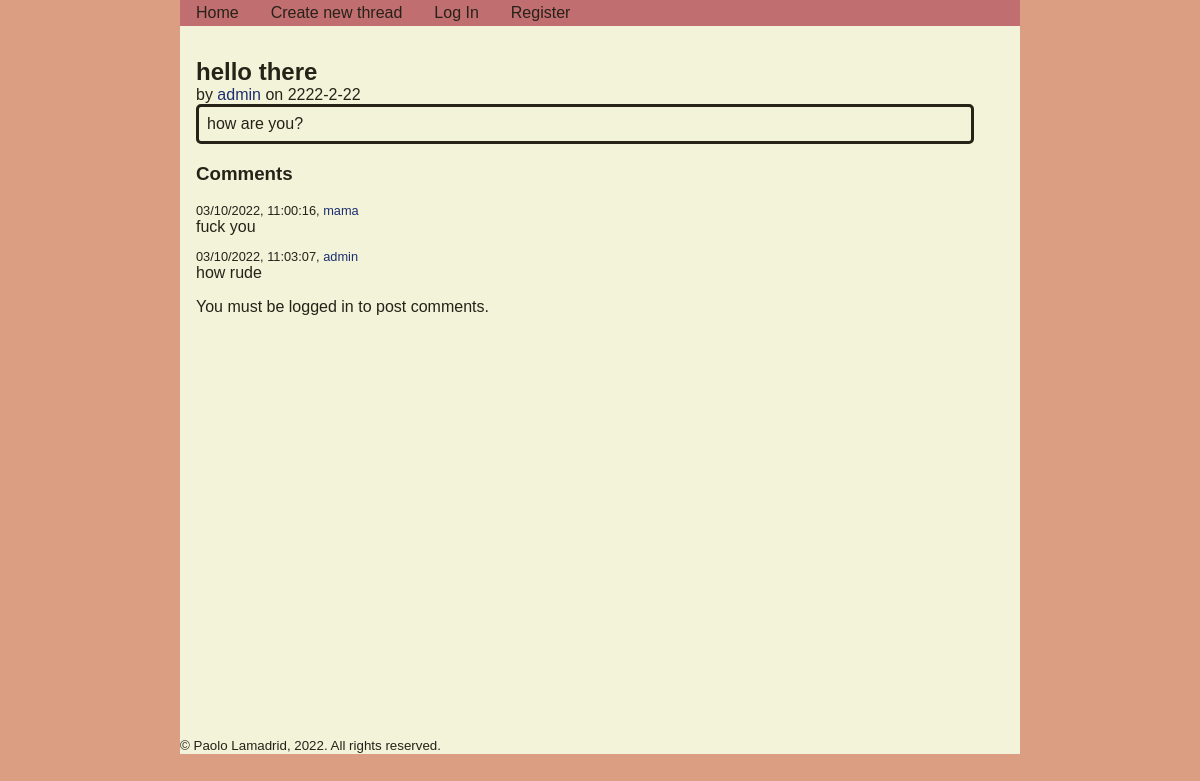
Before: /thread/1 with the older database file.
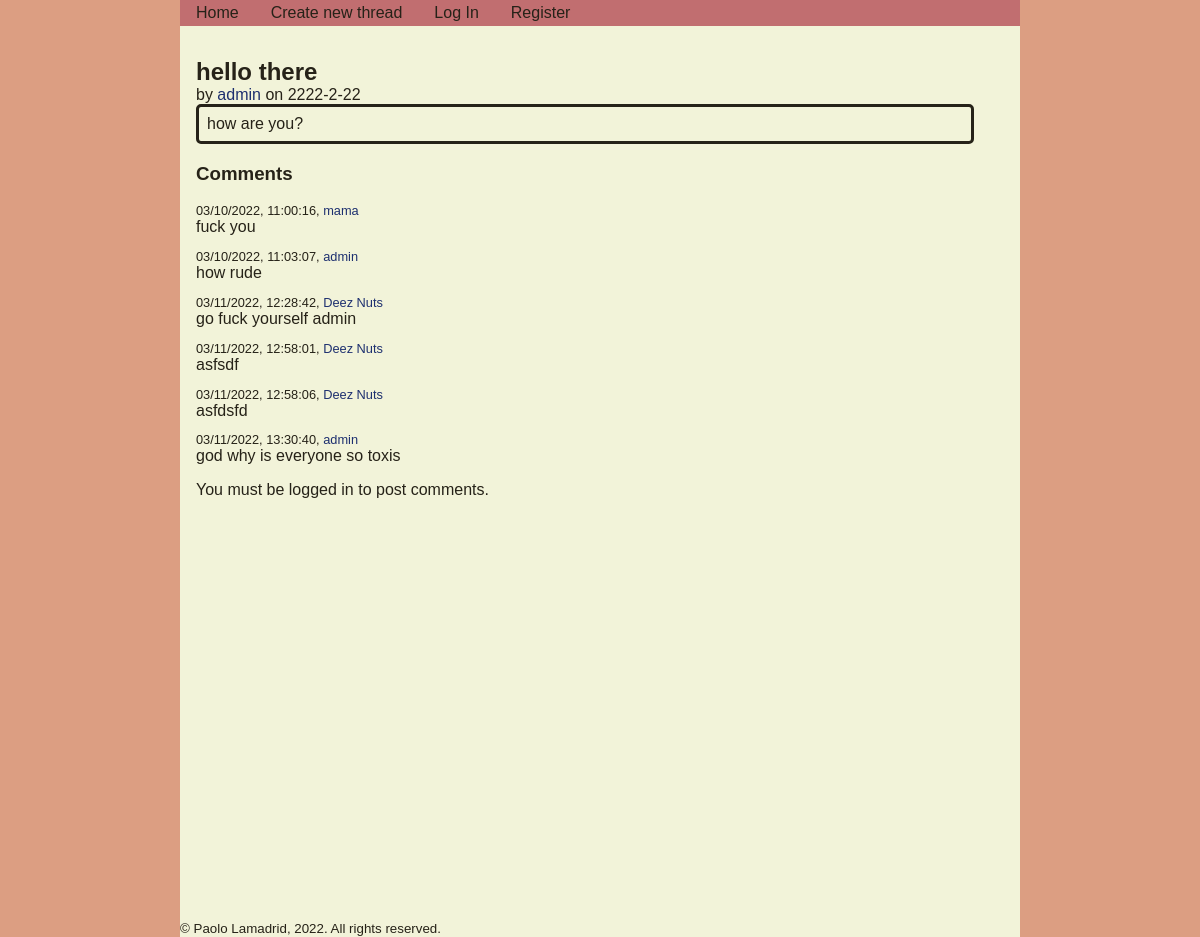
After: the same page with the newer database file.
### tables this page shows
CREATE TABLE threads
(
    thread_id INTEGER PRIMARY KEY AUTOINCREMENT,
    title TEXT NOT NULL,
    body TEXT NOT NULL,
    date_created TEXT NOT NULL,
    user_poster TEXT NOT NULL
);

CREATE TABLE comments
(
    comment_id INTEGER PRIMARY KEY AUTOINCREMENT,
    thread_id INTEGER NOT NULL,
    username TEXT NOT NULL,
    date_created TEXT NOT NULL,
    body TEXT NOT NULL
);

### app.py (the view, shortened to what this page needs)
@app.route("/thread/<int:thread_id>", methods=["GET", "POST"])
def thread(thread_id):
    form = CommentForm()
    db = get_db()
    thread = db.execute("""
        SELECT * FROM threads
        WHERE thread_id = ?;
    """, (thread_id,)).fetchone()
    comments = db.execute("""
        SELECT * FROM comments
        WHERE thread_id = ?;
    """, (thread_id,)).fetchall()
    return render_template("thread.html", thread=thread, comments=comments, form=form)

### app.py (called while the page is built)
@app.before_request
def load_logged_in_user():
    g.user = session.get("username", None)
    g.is_admin = session.get("is_admin", False)

### database.py (called while the page is built)
def get_db():
    if "db" not in g:
        g.db = sqlite3.connect(DATABASE,
            detect_types=sqlite3.PARSE_DECLTYPES
        )
        g.db.row_factory = sqlite3.Row
    return g.db

### templates/thread.html (shortened to what this page needs)
{% extends 'base.html' %}
{% block main_content %}
<section class="thread_detailed">
    <h1>{{ thread["title"] }}</h1>
    <p>by <a href="{{ url_for('user_profile', username=thread['user_poster']) }}">{{ thread["user_poster"] }}</a> on {{ thread["date_created"] }}</p>
    <p class="thread_body">{{ thread["body"] }}</p>
</section>
<section class="comments_section">
<h3>Comments</h3>
{% for comment in comments %}
    <p class="comment_info">{{ comment["date_created"] }}, <a href="{{ url_for('user_profile', username=comment['username']) }}">{{ comment["username"] }}</a></p>
    <p class="comment_body">{{ comment["body"] }}</p>
{% endfor %}
{% if g.user %}
    <form action="" method="POST" novalidate>
        {{ form.hidden_tag() }}
        {{ form.body() }}
        {% for error in form.body.errors %}
            {{ error }}
        {% endfor %}
        <br/>
        {{ form.submit() }}
    </form>
{% else %}
    <p>You must be logged in to post comments.</p>
{% endif %}
</section>
{% endblock %}

### templates/base.html (shortened to what this page needs)
<!DOCTYPE html>
<html lang="en">
<head>
    <link rel="stylesheet" href="{{ url_for('static', filename='styles.css') }}" />
</head>
<body>
    <nav>
        <a href="{{ url_for('index') }}">
            Home
        </a>
        <a href="{{ url_for('post_thread') }}">
            Create new thread
        </a>
        {% if g.user %}
            <a href="{{ url_for('user_profile', username=g.user) }}">
                User Profile
            </a>
            <a href="{{ url_for('logout') }}">
                Log Out
            </a>
        {% else %}
            <a href="{{ url_for('login') }}">
                Log In
            </a>
            <a href="{{ url_for('register') }}">
                Register
            </a>
        {% endif %}
    </nav>
    {% block main_content %}
    {% endblock %}
    <footer>
        <small>&copy; Paolo Lamadrid, 2022. All rights reserved.</small>
    </footer>
</body>
</html>

### static/styles.css (style rules this page uses)
:root { font-size: 16px; --bgcolor: #DC9E82; --txtcolor: #262218; --bodycolor: #F2F3D9; --linkcolor: #1D2F6F; --warningcolor: #C1292E; --accentcolor: #C16E70; background-color: var(--bgcolor); }
body { background-color: var(--bodycolor); color: var(--txtcolor); font-family: 'Montserrat', Arial, sans-serif; font-size: 1rem; width: 70%; margin: 0 auto; }
footer { margin-top: 50%; }
a { text-decoration: none; color: var(--linkcolor); }
nav { background-color: var(--accentcolor); display: flex; justify-content: flex-start; }
nav a { color: var(--txtcolor); margin: 0.25rem 1rem; }
.thread_thumbnail h3, .thread_detailed h1 { margin-top: 2rem; margin-bottom: 0; }
.thread_thumbnail p, .thread_detailed p { margin: 0; }
.thread_detailed p, .thread_detailed h1 , .comments_section { margin-left: 1rem; }
.thread_body { width: 90%; border: solid var(--txtcolor); border-radius: 5px; margin: 0rem; padding: 0.5rem; }
.comment_info { font-size: 0.8rem; margin-bottom: 0; }
.comment_body { margin-top: 0; margin-bottom: 0; }

Changed rows visible on the page:
added comments: date_created "03/11/2022, 12:28:42", username "Deez Nuts", body "go fuck yourself admin"
added comments: date_created "03/11/2022, 12:58:01", username "Deez Nuts", body "asfsdf"
added comments: date_created "03/11/2022, 12:58:06", username "Deez Nuts", body "asfdsfd"
added comments: date_created "03/11/2022, 13:30:40", username "admin", body "god why is everyone so toxis"
